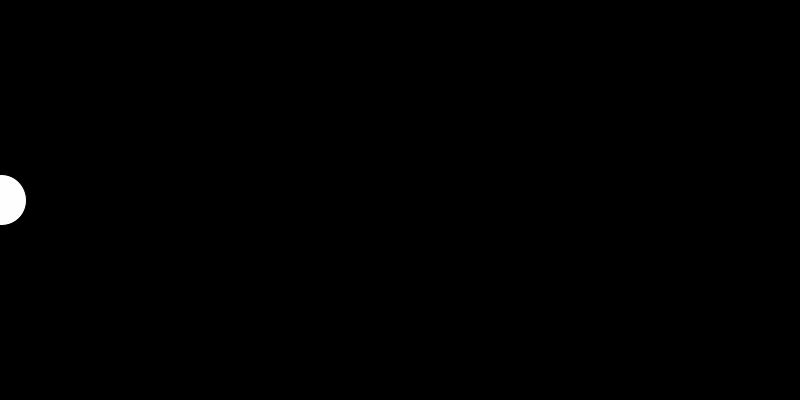
Frame 1 (no input)
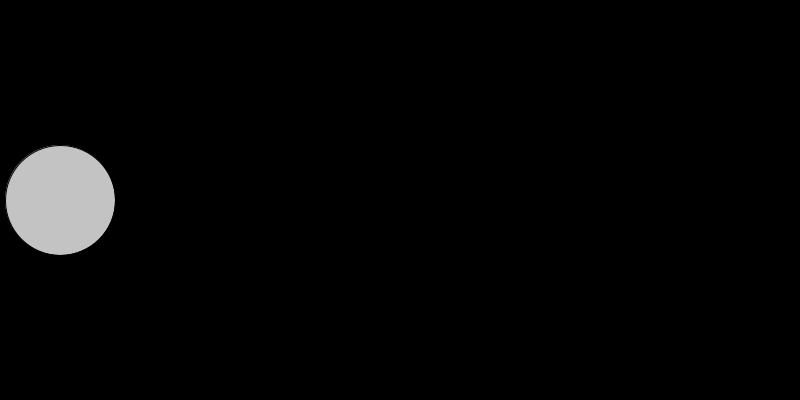
Frame 60 (the mouse pressed at the canvas centre just before this capture)
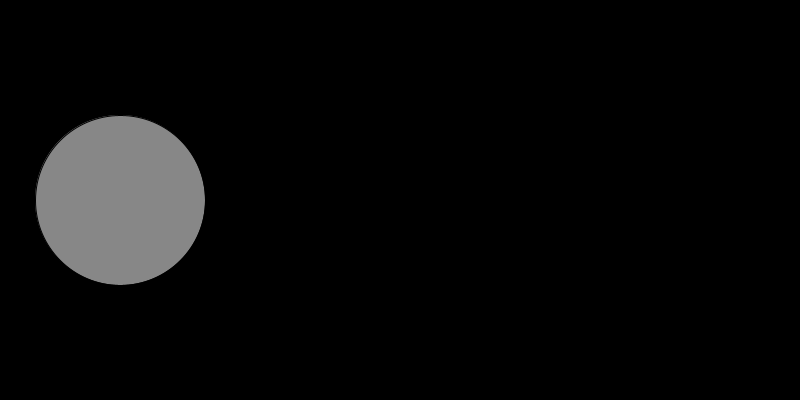
Frame 120 (the mouse held since frame 60 and released just before this capture)

The Processing sketch that drew these frames (run headless with seeded random() and noise(); from frame 60 on, the mouse is pressed at the canvas centre):

// Processing sketch: ejemploClaseCNS
// ── ejemploClaseCNS.pde
int tam;
float posX, posY;
int opacidad;


void setup() {
  size(800, 400);
  tam=50;
  posX=0;
  posY=height/2;
  opacidad=255;
}


void draw() {
  background(0);
  if (tam<300) {
    tam++;
    opacidad--;
    fill(255, opacidad);
    posX++;
  }
  if (tam==300) {
    fill(255, 0, 0, opacidad);
    posX--;
    opacidad++;
  }
  circle(posX, posY, tam);
}
